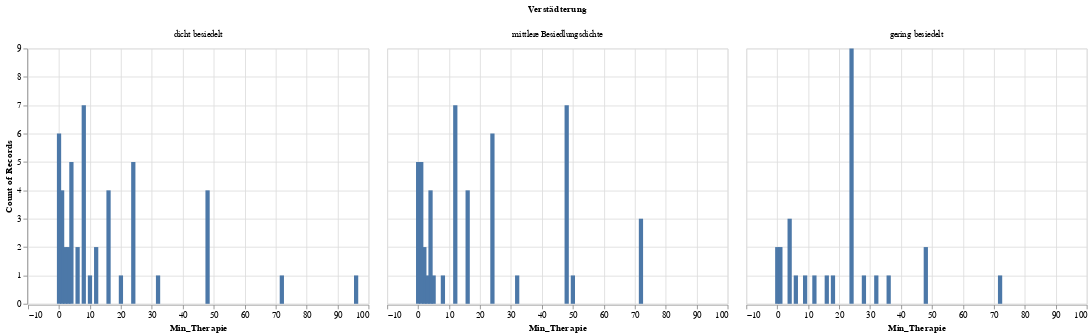

The code cell stored with this chart in its notebook:
### Code cell
alt.Chart(allsample).mark_bar().encode(
    alt.X("Min_Therapie:Q"),
    y='count()',
    column= alt.Column(
    'Verstädterung:N',
    sort=["dicht besiedelt", "mittlere Besiedlungsdichte", "gering besiedelt"])
)
